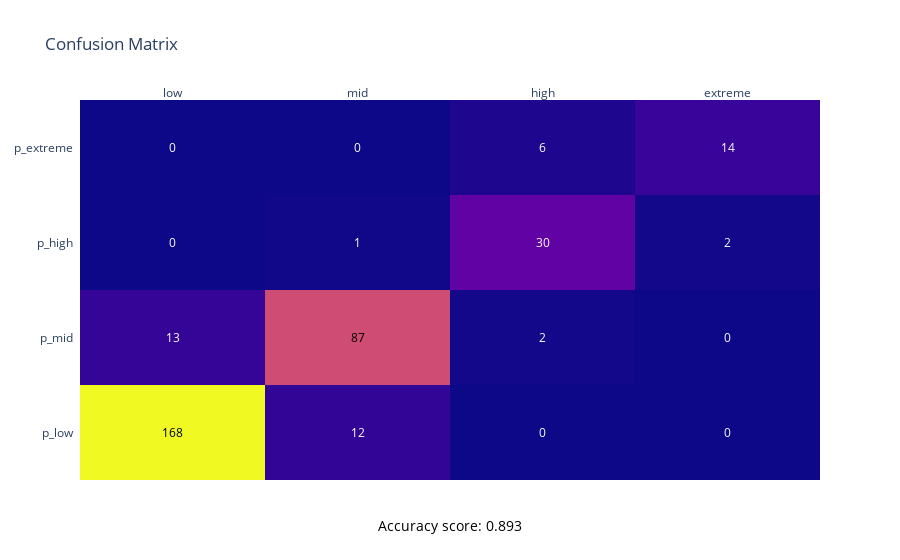

Here is the notebook cell this chart was saved with:
### Code cell
# Model evaluation
from sklearn.metrics import accuracy_score, confusion_matrix
import plotly.figure_factory as ff

accuracy = accuracy_score(result["actual_charges_level"], result["prediction_charges_level"])


# The conf. matrix compares the actual values against the predicted values
cf_matrix = confusion_matrix(result["actual_charges_level"], result["prediction_charges_level"])
cf_matrix
fig = ff.create_annotated_heatmap(cf_matrix, 
                                  x=['low', 'mid', 'high', 'extreme'],
                                  y=['p_low', 'p_mid', 'p_high', 'p_extreme'], # predicted catogories
                                  annotation_text=cf_matrix)
fig.update_layout(title_text="Confusion Matrix")
fig.add_annotation(dict(font=dict(color="black",size=14),
                        x=0.5,
                        y=-0.15,
                        showarrow=False,
                        text="Accuracy score: %.3f" % accuracy,
                        xref="paper", 
                        yref="paper"))
fig.show()

# Setting xref/yref to "paper" will cause the x and y attributes to be interpreted
# in paper coordinates / normalized coordinates and the object will be placed 
# absoutely (in our case, to avoid overalping with the matrix.)

### Figure 1 — Plotly figure (JSON) as saved in the notebook; plotly's stock layout.template omitted (floating-point values rounded to 4 significant figures)
{"data": [{"colorscale": [[0, "#0d0887"], [0.1111, "#46039f"], [0.2222, "#7201a8"], [0.3333, "#9c179e"], [0.4444, "#bd3786"], [0.5556, "#d8576b"], [0.6667, "#ed7953"], [0.7778, "#fb9f3a"], [0.8889, "#fdca26"], [1, "#f0f921"]], "reversescale": false, "showscale": false, "type": "heatmap", "x": ["low", "mid", "high", "extreme"], "y": ["p_low", "p_mid", "p_high", "p_extreme"], "z": [[168, 12, 0, 0], [13, 87, 2, 0], [0, 1, 30, 2], [0, 0, 6, 14]]}], "layout": {"annotations": [{"font": {"color": "#000000"}, "showarrow": false, "text": "168", "x": "low", "xref": "x", "y": "p_low", "yref": "y"}, {"font": {"color": "#FFFFFF"}, "showarrow": false, "text": "12", "x": "mid", "xref": "x", "y": "p_low", "yref": "y"}, {"font": {"color": "#FFFFFF"}, "showarrow": false, "text": "0", "x": "high", "xref": "x", "y": "p_low", "yref": "y"}, {"font": {"color": "#FFFFFF"}, "showarrow": false, "text": "0", "x": "extreme", "xref": "x", "y": "p_low", "yref": "y"}, {"font": {"color": "#FFFFFF"}, "showarrow": false, "text": "13", "x": "low", "xref": "x", "y": "p_mid", "yref": "y"}, {"font": {"color": "#000000"}, "showarrow": false, "text": "87", "x": "mid", "xref": "x", "y": "p_mid", "yref": "y"}, {"font": {"color": "#FFFFFF"}, "showarrow": false, "text": "2", "x": "high", "xref": "x", "y": "p_mid", "yref": "y"}, {"font": {"color": "#FFFFFF"}, "showarrow": false, "text": "0", "x": "extreme", "xref": "x", "y": "p_mid", "yref": "y"}, {"font": {"color": "#FFFFFF"}, "showarrow": false, "text": "0", "x": "low", "xref": "x", "y": "p_high", "yref": "y"}, {"font": {"color": "#FFFFFF"}, "showarrow": false, "text": "1", "x": "mid", "xref": "x", "y": "p_high", "yref": "y"}, {"font": {"color": "#FFFFFF"}, "showarrow": false, "text": "30", "x": "high", "xref": "x", "y": "p_high", "yref": "y"}, {"font": {"color": "#FFFFFF"}, "showarrow": false, "text": "2", "x": "extreme", "xref": "x", "y": "p_high", "yref": "y"}, {"font": {"color": "#FFFFFF"}, "showarrow": false, "text": "0", "x": "low", "xref": "x", "y": "p_extreme", "yref": "y"}, {"font": {"color": "#FFFFFF"}, "showarrow": false, "text": "0", "x": "mid", "xref": "x", "y": "p_extreme", "yref": "y"}, {"font": {"color": "#FFFFFF"}, "showarrow": false, "text": "6", "x": "high", "xref": "x", "y": "p_extreme", "yref": "y"}, {"font": {"color": "#FFFFFF"}, "showarrow": false, "text": "14", "x": "extreme", "xref": "x", "y": "p_extreme", "yref": "y"}, {"font": {"color": "black", "size": 14}, "showarrow": false, "text": "Accuracy score: 0.893", "x": 0.5, "xref": "paper", "y": -0.15, "yref": "paper"}], "title": {"text": "Confusion Matrix"}, "xaxis": {"dtick": 1, "gridcolor": "rgb(0, 0, 0)", "side": "top", "ticks": ""}, "yaxis": {"dtick": 1, "ticks": "", "ticksuffix": "  "}}}
